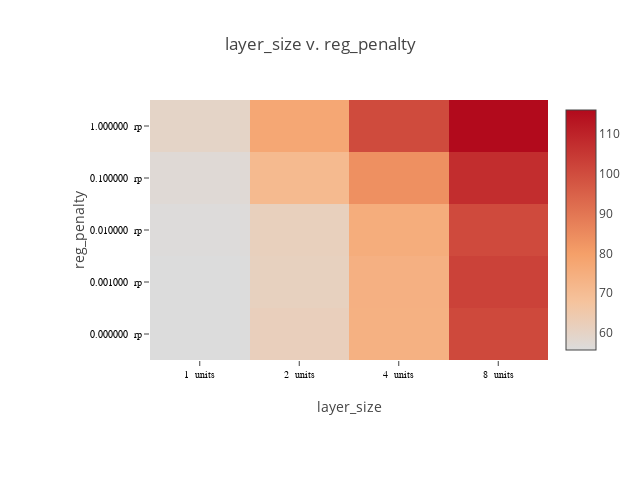

The notebook cell saved with this chart:
### Code cell
plot_matrix(lossframe, "layer_size", "reg_penalty", x_suffix=" units", y_suffix=" rp")

### Figure 1 — Plotly figure (JSON) as saved in the notebook; plotly's stock layout.template omitted (floating-point values rounded to 4 significant figures)
{"data": [{"colorscale": [[0, "rgb(0,0,255)", [1, "rgb(255,0,0)"]]], "type": "heatmap", "x": ["1  units", "2  units", "4  units", "8  units"], "y": ["0.000000  rp", "0.001000  rp", "0.010000  rp", "0.100000  rp", "1.000000  rp"], "z": [[55.75, 61.92, 74.15, 100.7], [55.79, 61.25, 74.16, 102.4], [56.06, 61.73, 75.52, 100.5], [57.18, 71.03, 83.68, 107.4], [59.82, 77.33, 100.4, 116.0]]}], "layout": {"height": 480, "margin": {"b": 120, "l": 150, "r": 30, "t": 100}, "title": "layer_size v. reg_penalty", "width": 640, "xaxis": {"tickfont": {"color": "black", "family": "Arial, sans-serif", "size": 10}, "title": "layer_size"}, "yaxis": {"tickfont": {"color": "black", "family": "Arial, sans-serif", "size": 10}, "title": "reg_penalty"}}}
